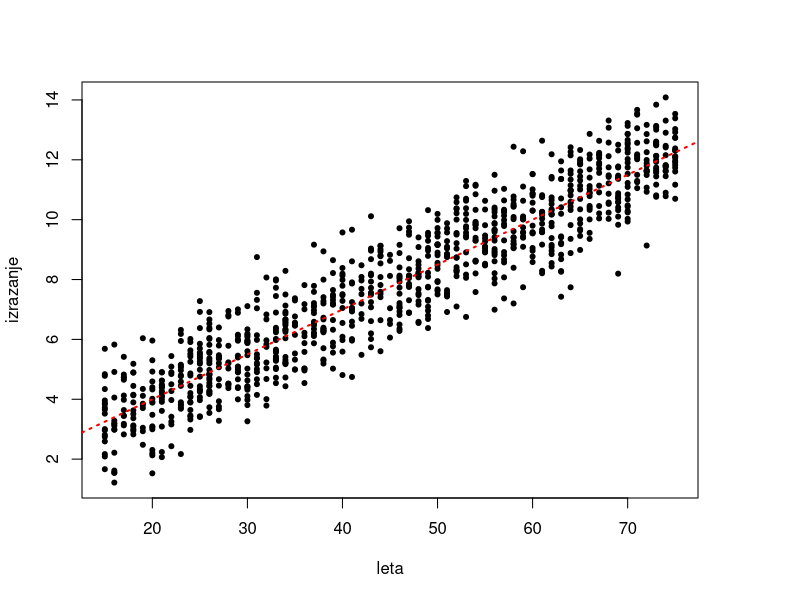

Recreate this plot in R.
## ---- chunk 1
set.seed(159)
nobs <- 1000
beta0 <- 1 #presek
beta1 <- 0.15 #naklon
## ---- chunk 2
X <- sample(15:75, nobs, replace=T)
Y <- rnorm(nobs, mean= beta0 + beta1 * X, sd = 1)
## ---- chunk 3
par(mar=c(c(5,4,4,5) + 0.1 ))
plot(X,Y, pch = 20, xlab = "leta", ylab ="izrazanje")
abline(beta0, beta1, col = "red", lty =3, lwd = 2) # regresijska premica
## ---- chunk 4
linmodel <-  lm(Y ~ X) # Y v odvisnosti od X
print(summary(linmodel))
